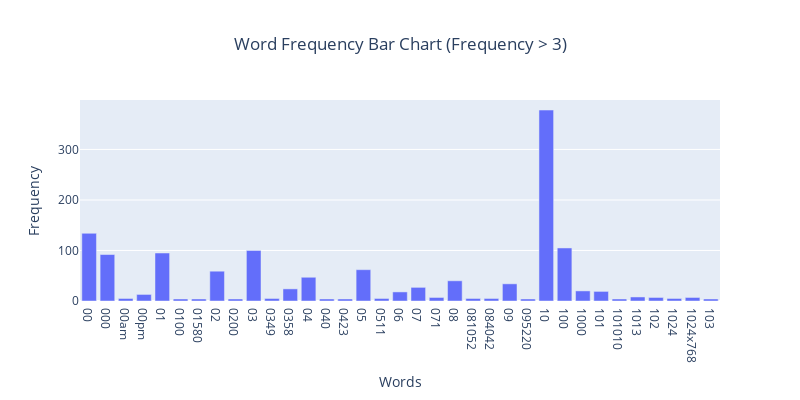

The notebook cell saved with this chart:
### Markdown cell above
### >>> **Exercise 14 (take home):** 
The chart above only contains 300 vocabulary in the documents, and it's already computationally intensive to both compute and visualize. Can you efficiently reduce the number of terms you want to visualize as an exercise.

### Code cell
# Answer here

# There are many words with really low frequency, so we can reserve words with Frequency > 3
filtered_x = [word for word, frequency in zip(x_data, y_data) if frequency > 3]
filtered_y = [frequency for frequency in y_data if frequency > 3]

fig = go.Figure()
fig.add_trace(
    go.Bar(
        x=filtered_x,
        y=filtered_y,
    )
)

fig.update_layout(
    xaxis_title="Words",
    yaxis_title="Frequency",
    title_text="Word Frequency Bar Chart (Frequency > 3)",
    title_x=0.5,
    width=800,
    height=400,
)
fig.show()

### Figure 1 — Plotly figure (JSON) as saved in the notebook; plotly's stock layout.template omitted (floating-point values rounded to 4 significant figures)
{"data": [{"type": "bar", "x": ["00", "000", "00am", "00pm", "01", "0100", "01580", "02", "0200", "03", "0349", "0358", "04", "040", "0423", "05", "0511", "06", "07", "071", "08", "081052", "084042", "09", "095220", "10", "100", "1000", "101", "101010", "1013", "102", "1024", "1024x768", "103"], "y": [134, 92, 5, 13, 95, 4, 4, 59, 4, 100, 5, 24, 47, 4, 4, 62, 5, 18, 27, 7, 40, 5, 5, 34, 4, 378, 105, 20, 19, 4, 8, 7, 5, 7, 4]}], "layout": {"height": 400, "title": {"text": "Word Frequency Bar Chart (Frequency > 3)", "x": 0.5}, "width": 800, "xaxis": {"title": {"text": "Words"}}, "yaxis": {"title": {"text": "Frequency"}}}}
